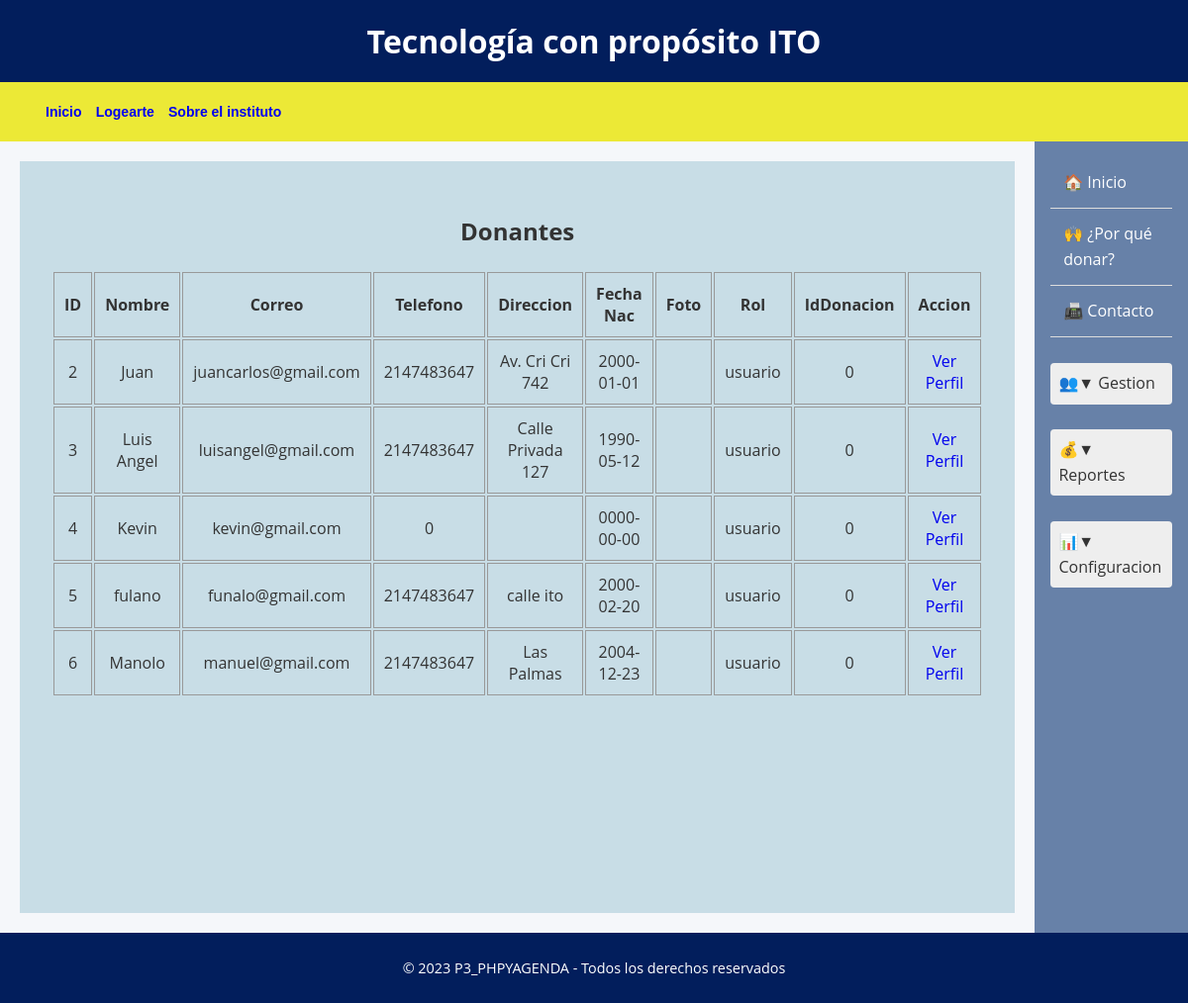
Screenshot of /temporal.php (signed in) with the database file from the repository.
### tables this page shows
CREATE TABLE `usuarios` (
  `idUsuario` int(11) NOT NULL,
  `nombre` varchar(50) NOT NULL,
  `correo` varchar(50) NOT NULL,
  `contrasena` varchar(20) NOT NULL,
  `telefono` int(10) NOT NULL,
  `direccion` varchar(50) NOT NULL,
  `fechaNac` date NOT NULL,
  `fotoPerfil` blob NOT NULL,
  `rol` varchar(20) NOT NULL,
  `idDonacion` int(15) NOT NULL COMMENT 'Relación con donación',
  `fechaRegistro` datetime DEFAULT current_timestamp()
);

### temporal.php (the view, shortened to what this page needs)
<?php
include_once("menu.php");
$conexion = new mysqli("localhost", "root", "", "donacionesTec", 3307);
$sql = "SELECT idUsuario, nombre, correo, telefono, direccion, fechaNac, fotoPerfil, rol, idDonacion FROM usuarios WHERE rol = 'usuario'";
$resultado = $conexion->query($sql);
?>
<div style="display: flex;">
    <?php include_once("vista/aside.php"); ?>
    <head>
    </head>
    <section class="principal">
        <h1>Donantes</h1>
        <?php if ($resultado->num_rows > 0): ?>
            <table>
                <thead>
                    <tr>
                        <th>ID</th>
                        <th>Nombre</th>
                        <th>Correo</th>
                        <th>Telefono</th>
                        <th>Direccion</th>
                        <th>Fecha Nac</th>
                        <th>Foto</th>
                        <th>Rol</th>
                        <th>IdDonacion</th>
                        <th>Accion</th>
                    </tr>
                </thead>
                <tbody>
                    <?php while ($fila = $resultado->fetch_assoc()): ?>
                        <tr>
                            <td><?= htmlspecialchars($fila['idUsuario']) ?></td>
                            <td><?= htmlspecialchars($fila['nombre']) ?></td>
                            <td><?= htmlspecialchars($fila['correo']) ?></td>
                            <td><?= htmlspecialchars($fila['telefono']) ?></td>
                            <td><?= htmlspecialchars($fila['direccion']) ?></td>
                            <td><?= htmlspecialchars($fila['fechaNac']) ?></td>
                            <td><?= htmlspecialchars($fila['fotoPerfil']) ?></td>
                            <td><?= htmlspecialchars($fila['rol']) ?></td>
                            <td><?= htmlspecialchars($fila['idDonacion']) ?></td>
                            <td>
                                <a href="actualizar.php?id=<?php echo $fila["idUsuario"]; ?>">Ver Perfil</a>
                            </td>
                        </tr>
                    <?php endwhile; ?>
                </tbody>
            </table>
        <?php else: ?>
            <p style="text-align: center;">No hay usuarios registrados con rol 'usuario'.</p>
        <?php endif; ?>
    </section>
</div>

### estilos/encabezado.css (style rules this page uses)
.encabezado { background-color: #021E5C; color: white; padding: 1rem; text-align: center; }
.encabezado h1 { margin: 0; font-size: 2rem; }

### estilos/pie.css (style rules this page uses)
.pie-pagina { background-color: #021E5C; color: white; text-align: center; padding: 1.5rem; margin-top: auto; }
.pie-pagina p { margin: 0; font-size: 0.9rem; }

### estilos/section.css (style rules this page uses)
section.principal { float: left; width: 80%; height: auto; min-height: 30em; margin: 20px; background-color:rgba(100, 161, 185, 0.308); text-transform: none; text-align: center; }
body { font-family: 'Open Sans', sans-serif; margin: 0; padding: 0; background-color: #f5f7fa; color: #333; line-height: 1.6; }
.principal { flex: 1; padding: 2rem; max-width: 1200px; margin: 0 auto; }

### estilos/tablas.css (style rules this page uses)
th, td { padding: 10px; border: 1px solid #999; text-align: center; }
h1 { text-align: center; }

### estilos/menu.css (style rules this page uses)
a { text-decoration-line: none; }

### rows the page displays
usuarios: idUsuario "2", nombre "Juan", correo "juancarlos@gmail.com", telefono "2147483647", direccion "Av. Cri Cri 742", fechaNac "2000-01-01", rol "usuario", idDonacion "0"
usuarios: idUsuario "3", nombre "Luis Angel", correo "luisangel@gmail.com", telefono "2147483647", direccion "Calle Privada 127", fechaNac "1990-05-12", rol "usuario", idDonacion "0"
usuarios: idUsuario "4", nombre "Kevin", correo "kevin@gmail.com", telefono "0", fechaNac "0000-00-00", rol "usuario", idDonacion "0"
usuarios: idUsuario "5", nombre "fulano", correo "funalo@gmail.com", telefono "2147483647", direccion "calle ito", fechaNac "2000-02-20", rol "usuario", idDonacion "0"
usuarios: idUsuario "6", nombre "Manolo", correo "manuel@gmail.com", telefono "2147483647", direccion "Las Palmas", fechaNac "2004-12-23", rol "usuario", idDonacion "0"
